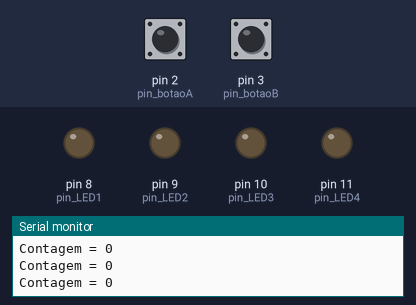
This sketch was run on a simulated Arduino Uno, built with avr-gcc and run on an emulated ATmega328P. On the bench: output pins drawn as LEDs (lit = HIGH), the last lines printed to the serial monitor. The test bench sets the inputs (shaded band); at power-on: pin 2 (pin_botaoA) HIGH, pin 3 (pin_botaoB) HIGH.

Above: at 1.2 s.
1.3 s: pin 2 (pin_botaoA) pulled LOW for 0.15 s
At 2.5 s:
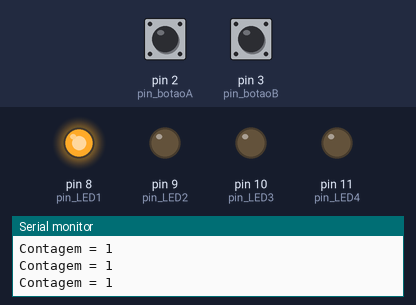
2.9 s: pin 2 (pin_botaoA) pulled LOW for 1 s
At 3.9 s:
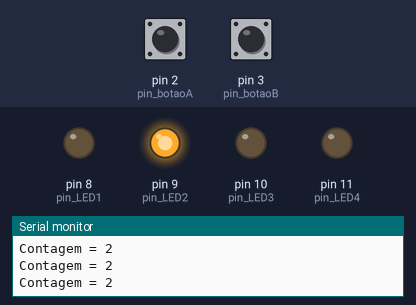
5.4 s: pin 2 (pin_botaoA) pulled LOW for 0.15 s
At 6.0 s:
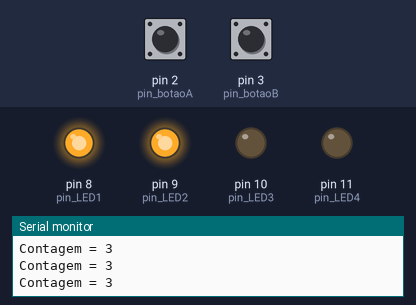
7.0 s: pin 2 (pin_botaoA) pulled LOW for 3.2 s
At 8.4 s:
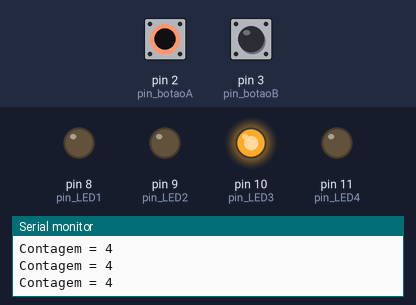
11.7 s: pin 2 (pin_botaoA) pulled LOW for 0.15 s
At 12.1 s:
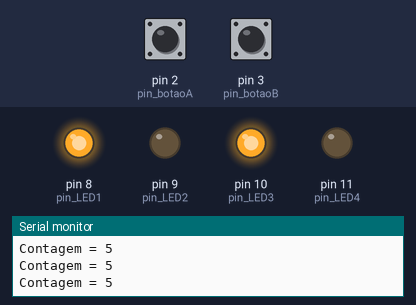
13.3 s: pin 2 (pin_botaoA) pulled LOW for 1 s
At 14.6 s:
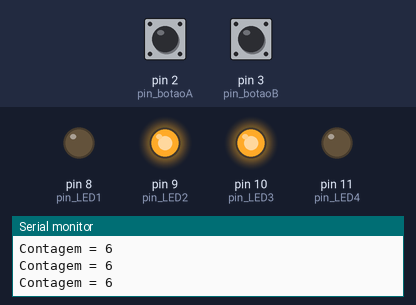
Timing chart, 0 to 16.3 s (numbered marks = the images above; inputs shaded):
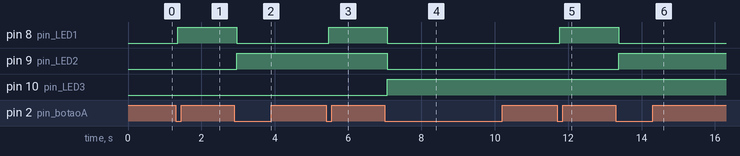

Measured:
- after the input at 1.3 s, pin 8 (pin_LED1): LOW → HIGH after 0.06 s
- after the input at 2.9 s, pin 8 (pin_LED1): HIGH → LOW after 0.06 s; pin 9 (pin_LED2): LOW → HIGH after 0.06 s
- after the input at 5.4 s, pin 8 (pin_LED1): LOW → HIGH after 0.07 s
- after the input at 7.0 s, pin 8 (pin_LED1), pin 9 (pin_LED2): HIGH → LOW after 0.07 s; pin 10 (pin_LED3): LOW → HIGH after 0.07 s
- after the input at 11.7 s, pin 8 (pin_LED1): LOW → HIGH after 0.07 s
- after the input at 13.3 s, pin 8 (pin_LED1): HIGH → LOW after 0.07 s; pin 9 (pin_LED2): LOW → HIGH after 0.07 s

The sketch:

contagem_em_binario_com_leds.ino
```cpp
const int pin_botaoA = 2;
const int pin_botaoB = 3;
const int pin_LED1 = 8;
const int pin_LED2 = 9;
const int pin_LED3 = 10;
const int pin_LED4 = 11;

int lastButtonStateA = HIGH;
int buttonStateA;
int buttonStateB;
unsigned long lastDebounceTimeA = 0;
int lastButtonStateB = HIGH;
unsigned long lastDebounceTimeB = 0;
unsigned long debounceDelay = 50;

int conta = 0;

void setup() {
  pinMode(pin_botaoA, INPUT_PULLUP);
  pinMode(pin_botaoB, INPUT_PULLUP);
  pinMode(pin_LED1, OUTPUT);
  pinMode(pin_LED2, OUTPUT);
  pinMode(pin_LED3, OUTPUT);
  pinMode(pin_LED4, OUTPUT);
  Serial.begin(9600);
}

void loop() {
int readingA = digitalRead(pin_botaoA);
  if (readingA != lastButtonStateA) {
    lastDebounceTimeA = millis();
  }
  if ((millis() - lastDebounceTimeA) > debounceDelay) {

    if (readingA != buttonStateA) {
      buttonStateA = readingA;

      if (buttonStateA == LOW) {
        conta++;
      }
    }
  }
  lastButtonStateA = readingA;
  int readingB = digitalRead(pin_botaoB);
  if (readingB != lastButtonStateB) {
    lastDebounceTimeB = millis();
  }
  if ((millis() - lastDebounceTimeB) > debounceDelay) {

    if (readingB != buttonStateB) {
      buttonStateB = readingB;

      if (buttonStateB == LOW) {
        conta--;
      }
    }
  }
  lastButtonStateB = readingB;

  if (conta > 15) {
    conta = 15;
  }
  if (conta < 0) {
    conta = 0;
  }

  switch (conta) {
    case 0: {
      digitalWrite(pin_LED1, 0);
      digitalWrite(pin_LED2, 0);
      digitalWrite(pin_LED3, 0);
      digitalWrite(pin_LED4, 0);
      break;
    }
    case 1: {
      digitalWrite(pin_LED1, 1);
      digitalWrite(pin_LED2, 0);
      digitalWrite(pin_LED3, 0);
      digitalWrite(pin_LED4, 0);
      break;
    }
    case 2: {
      digitalWrite(pin_LED1, 0);
      digitalWrite(pin_LED2, 1);
      digitalWrite(pin_LED3, 0);
      digitalWrite(pin_LED4, 0);
      break;
    }
    case 3: {
      digitalWrite(pin_LED1, 1);
      digitalWrite(pin_LED2, 1);
      digitalWrite(pin_LED3, 0);
      digitalWrite(pin_LED4, 0);
      break;
    }
    case 4: {
      digitalWrite(pin_LED1, 0);
      digitalWrite(pin_LED2, 0);
      digitalWrite(pin_LED3, 1);
      digitalWrite(pin_LED4, 0);
      break;
    }
    case 5: {
      digitalWrite(pin_LED1, 1);
      digitalWrite(pin_LED2, 0);
      digitalWrite(pin_LED3, 1);
      digitalWrite(pin_LED4, 0);
      break;
    }
    case 6: {
      digitalWrite(pin_LED1, 0);
      digitalWrite(pin_LED2, 1);
      digitalWrite(pin_LED3, 1);
      digitalWrite(pin_LED4, 0);
      break;
    }
    case 7: {
      digitalWrite(pin_LED1, 1);
      digitalWrite(pin_LED2, 1);
      digitalWrite(pin_LED3, 1);
      digitalWrite(pin_LED4, 0);
      break;
    }
    case 8: {
      digitalWrite(pin_LED1, 0);
      digitalWrite(pin_LED2, 0);
      digitalWrite(pin_LED3, 0);
      digitalWrite(pin_LED4, 1);
      break;
    }
    case 9: {
      digitalWrite(pin_LED1, 1);
      digitalWrite(pin_LED2, 0);
      digitalWrite(pin_LED3, 0);
      digitalWrite(pin_LED4, 1);
      break;
    }
    case 10: {
      digitalWrite(pin_LED1, 0);
      digitalWrite(pin_LED2, 1);
      digitalWrite(pin_LED3, 0);
      digitalWrite(pin_LED4, 1);
      break;
    }
    case 11: {
      digitalWrite(pin_LED1, 1);
      digitalWrite(pin_LED2, 1);
      digitalWrite(pin_LED3, 0);
      digitalWrite(pin_LED4, 1);
      break;
    }
    case 12: {
      digitalWrite(pin_LED1, 0);
      digitalWrite(pin_LED2, 0);
      digitalWrite(pin_LED3, 1);
      digitalWrite(pin_LED4, 1);
      break;
    }
    case 13: {
      digitalWrite(pin_LED1, 1);
      digitalWrite(pin_LED2, 0);
      digitalWrite(pin_LED3, 1);
      digitalWrite(pin_LED4, 1);
      break;
    }
    case 14: {
      digitalWrite(pin_LED1, 0);
      digitalWrite(pin_LED2, 1);
      digitalWrite(pin_LED3, 1);
      digitalWrite(pin_LED4, 1);
      break;
    }
    case 15: {
      digitalWrite(pin_LED1, 1);
      digitalWrite(pin_LED2, 1);
      digitalWrite(pin_LED3, 1);
      digitalWrite(pin_LED4, 1);
      break;
    }
  }

  Serial.print("Contagem = ");
  Serial.println(conta);
}
```
